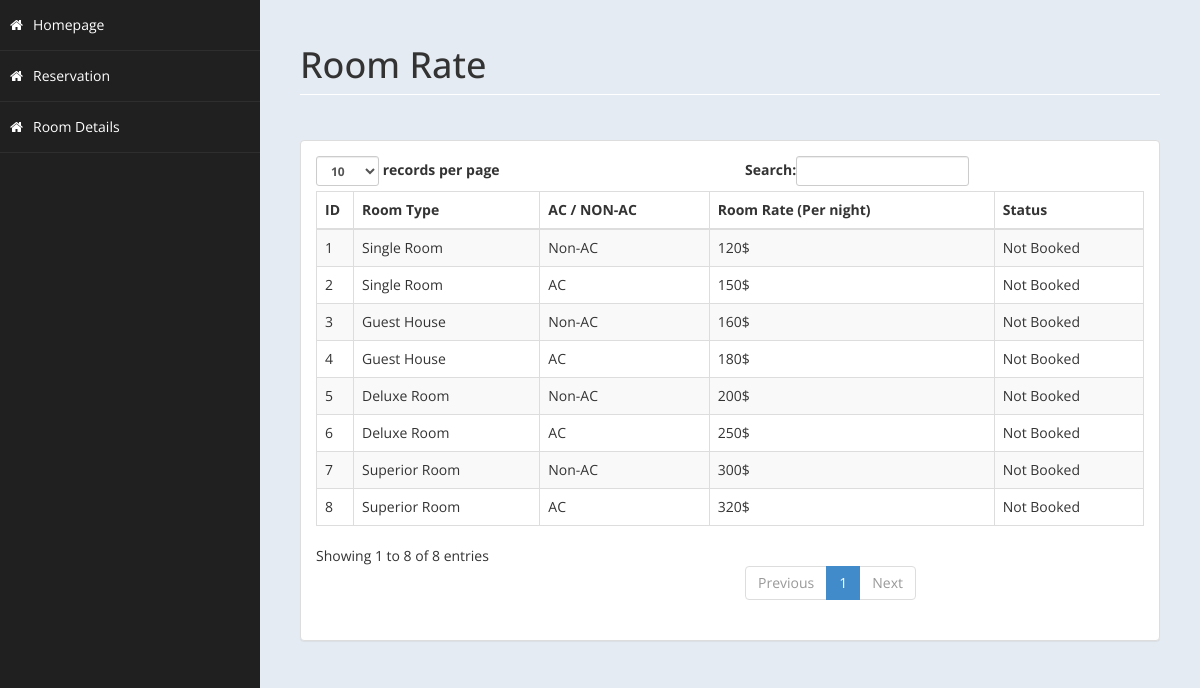
The app's page /admin/roomrate.php with its own data.
### tables this page shows
CREATE TABLE `roomrate` (
  `ID` int(11) NOT NULL,
  `room` varchar(100) NOT NULL,
  `roomtype` varchar(100) NOT NULL,
  `roomrate` varchar(100) NOT NULL,
  `status` varchar(100) NOT NULL
);

### admin/roomrate.php (the view, shortened to what this page needs)
<!DOCTYPE html>
<html xmlns="http://www.w3.org/1999/xhtml">
<head>
    <link href="assets/css/bootstrap.css" rel="stylesheet" />
    <link href="assets/css/font-awesome.css" rel="stylesheet" />
    <link href="assets/css/custom-styles.css" rel="stylesheet" />
</head>
<body>
    <div id="wrapper">
        <nav class="navbar-default navbar-side" role="navigation">
            <div class="sidebar-collapse">
                <ul class="nav" id="main-menu">
                    <li>
                        <a  href="../index.php"><i class="fa fa-home"></i>Homepage</a>
                    </li>
                    <li>
                        <a  href="reservation.php"><i class="fa fa-home"></i>Reservation</a>
                    </li>
                    <li>
                        <a  href="roomrate.php"><i class="fa fa-home"></i>Room Details</a>
                    </li>
					</ul>
            </div>
        </nav>
        <div id="page-wrapper" >
            <div id="page-inner">
			 <div class="row">
                    <div class="col-md-12">
                        <h1 class="page-header">
                           Room Rate<small> </small>
                        </h1>
                    </div>
                </div>
            <div class="row">
                <div class="col-md-12">
                    <div class="panel panel-default">
                        <div class="panel-body">
                            <div class="table-responsive">
                                <table class="table table-striped table-bordered table-hover" id="dataTables-example">
                                    <thead>
                                        <tr>
                                            <th>ID</th>
                                            <th>Room Type</th>
                                            <th>AC / NON-AC</th>
                                            <th>Room Rate (Per night)</th>
                                            <th>Status</th>
                                        </tr>
                                    </thead>
                                    <tbody>
									<?php
										include ('db.php');
										$sql="select * from roomrate";
										$re = mysqli_query($con,$sql);
										while($row = mysqli_fetch_array($re))
										{
											echo"<tr class='gradeC'>
												<td>".$row['ID']."</td>
												<td>".$row['room']."</td>
												<td>".$row['roomtype']."</td>
												<td>".$row['roomrate'],"$"."</td>
                                                <td>".$row['status']."</td>
												</tr>";
										}
									?>
                                    </tbody>
                                </table>
                            </div>
                        </div>
                    </div>
                </div>
            </div>
        </div>
    </div>
</body>
</html>

### admin/assets/css/custom-styles.css (style rules this page uses)
body { font-family: 'Open Sans', sans-serif; }
#wrapper { width: 100%; background:#202020; }
#page-wrapper { padding: 15px 15px; min-height: 600px; background:#E5EBF2; }
#page-inner { width:100%; margin:10px 20px 10px 0px; background-color:transparent; padding:10px; min-height:1200px; }
h1, .h1, h2, .h2, h3, .h3 { margin-top: 7px; margin-bottom: -5px; }
.page-header { padding-bottom: 9px; margin: 10px 0 45px; border-bottom: 1px solid #ffffff; }
.sidebar-collapse , .sidebar-collapse .nav { background:none; }
.sidebar-collapse .nav { padding:0; }
.sidebar-collapse .nav > li > a { color:#fff; background:transparent; text-shadow:none; }
.sidebar-collapse > .nav > li > a { padding:15px 10px; }
.sidebar-collapse > .nav > li { border-bottom: 1px solid rgba(107, 108, 109, 0.19); }
.navbar-side { border:none; background-color: transparent; }
.navbar-default { border:0px solid black; }
.nav > li > a > i { margin-right:10px; }
@media (min-width:768px) { #page-wrapper { margin: 0 0 0 260px; padding: 15px 30px; min-height: 1200px; } }
@media (min-width:768px) { .navbar-side { z-index: 1; position: absolute; width: 260px; } }

### records on screen
roomrate: ID "1", room "Single Room", roomtype "Non-AC", roomrate "120", status "Not Booked"
roomrate: ID "2", room "Single Room", roomtype "AC", roomrate "150", status "Not Booked"
roomrate: ID "3", room "Guest House", roomtype "Non-AC", roomrate "160", status "Not Booked"
roomrate: ID "4", room "Guest House", roomtype "AC", roomrate "180", status "Not Booked"
roomrate: ID "5", room "Deluxe Room", roomtype "Non-AC", roomrate "200", status "Not Booked"
roomrate: ID "6", room "Deluxe Room", roomtype "AC", roomrate "250", status "Not Booked"
roomrate: ID "7", room "Superior Room", roomtype "Non-AC", roomrate "300", status "Not Booked"
roomrate: ID "8", room "Superior Room", roomtype "AC", roomrate "320", status "Not Booked"
